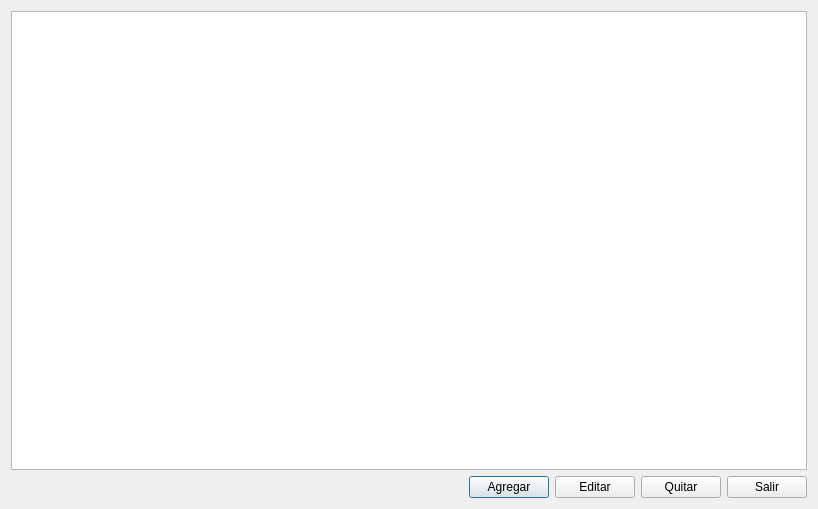
<?xml version="1.0" encoding="UTF-8"?>
<ui version="4.0">
 <class>Dialog</class>
 <widget class="QDialog" name="Dialog">
  <property name="windowModality">
   <enum>Qt::ApplicationModal</enum>
  </property>
  <property name="geometry">
   <rect>
    <x>0</x>
    <y>0</y>
    <width>818</width>
    <height>509</height>
   </rect>
  </property>
  <property name="windowTitle">
   <string>Transformadores en Almacén</string>
  </property>
  <property name="modal">
   <bool>true</bool>
  </property>
  <layout class="QVBoxLayout" name="verticalLayout_2">
   <item>
    <layout class="QVBoxLayout" name="verticalLayout" stretch="0,0">
     <property name="spacing">
      <number>6</number>
     </property>
     <item>
      <widget class="QTableWidget" name="tblListado">
       <property name="font">
        <font>
         <pointsize>8</pointsize>
         <kerning>false</kerning>
        </font>
       </property>
       <property name="frameShape">
        <enum>QFrame::StyledPanel</enum>
       </property>
       <property name="frameShadow">
        <enum>QFrame::Plain</enum>
       </property>
       <property name="horizontalScrollBarPolicy">
        <enum>Qt::ScrollBarAlwaysOff</enum>
       </property>
       <property name="sizeAdjustPolicy">
        <enum>QAbstractScrollArea::AdjustToContents</enum>
       </property>
       <property name="editTriggers">
        <set>QAbstractItemView::NoEditTriggers</set>
       </property>
       <property name="alternatingRowColors">
        <bool>true</bool>
       </property>
       <property name="selectionMode">
        <enum>QAbstractItemView::SingleSelection</enum>
       </property>
       <property name="selectionBehavior">
        <enum>QAbstractItemView::SelectRows</enum>
       </property>
       <property name="sortingEnabled">
        <bool>true</bool>
       </property>
       <attribute name="verticalHeaderVisible">
        <bool>false</bool>
       </attribute>
       <attribute name="verticalHeaderHighlightSections">
        <bool>true</bool>
       </attribute>
      </widget>
     </item>
     <item>
      <layout class="QHBoxLayout" name="horizontalLayout">
       <item>
        <spacer name="horizontalSpacer">
         <property name="orientation">
          <enum>Qt::Horizontal</enum>
         </property>
         <property name="sizeHint" stdset="0">
          <size>
           <width>40</width>
           <height>20</height>
          </size>
         </property>
        </spacer>
       </item>
       <item>
        <widget class="QPushButton" name="cmdAgregar">
         <property name="text">
          <string>Agregar</string>
         </property>
        </widget>
       </item>
       <item>
        <widget class="QPushButton" name="cmdEditar">
         <property name="text">
          <string>Editar</string>
         </property>
         <property name="shortcut">
          <string>Return</string>
         </property>
        </widget>
       </item>
       <item>
        <widget class="QPushButton" name="cmdBorrar">
         <property name="text">
          <string>Quitar</string>
         </property>
        </widget>
       </item>
       <item>
        <widget class="QPushButton" name="cmdSalir">
         <property name="text">
          <string>Salir</string>
         </property>
         <property name="shortcut">
          <string>Esc</string>
         </property>
        </widget>
       </item>
      </layout>
     </item>
    </layout>
   </item>
  </layout>
 </widget>
 <resources/>
 <connections/>
</ui>
